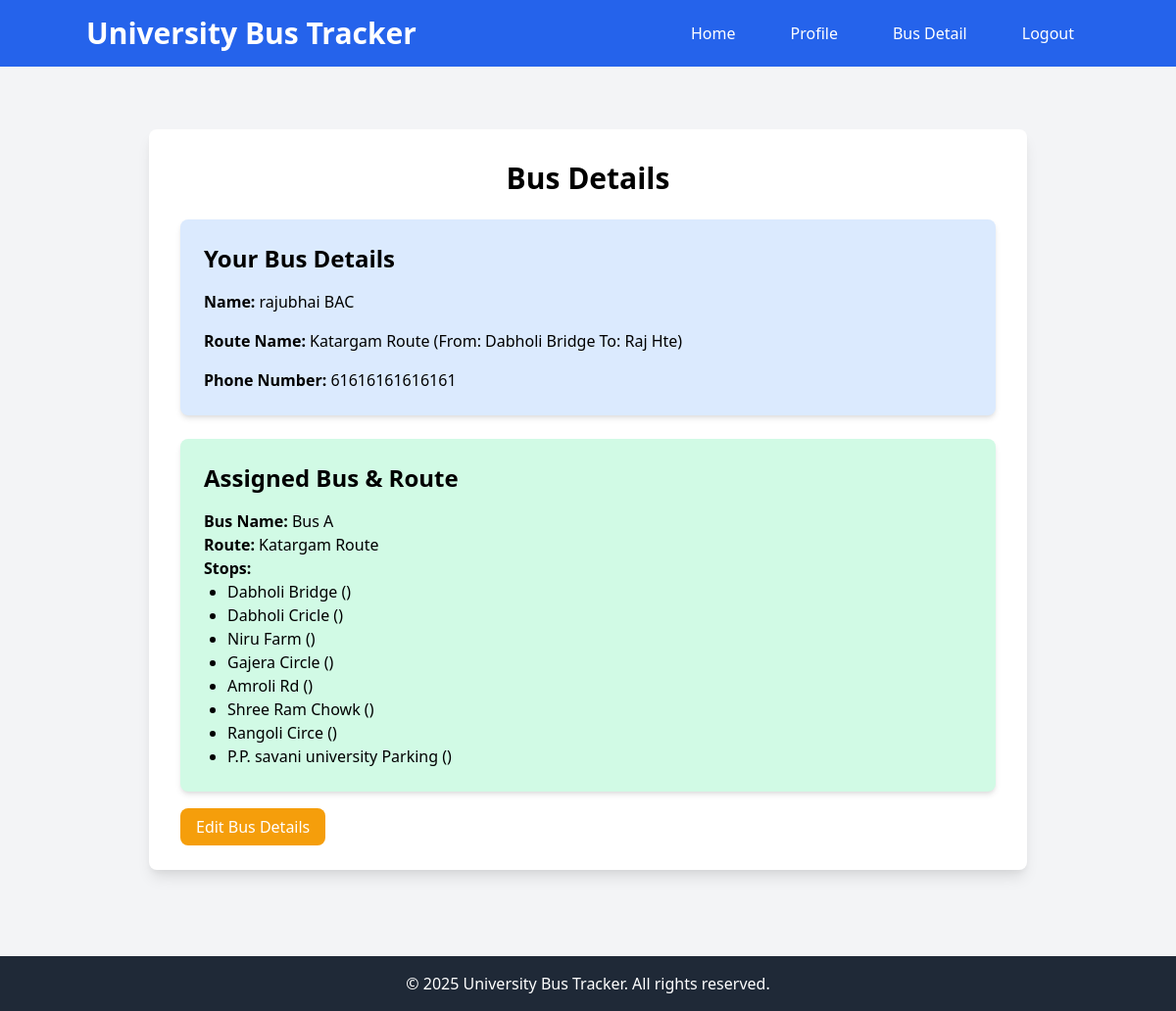
Screenshot of /student/bus_details_view/ (signed in) with the database file from the repository.
### tracker/models.py (models this page shows, shortened)
class DriverBusDetail(models.Model):
    driver = models.OneToOneField(CustomUser, on_delete=models.CASCADE, limit_choices_to={'role': 'driver'})
    route_select = models.OneToOneField(Route ,on_delete=models.CASCADE )
    phone_number = models.CharField(max_length=15, blank=True)

class Route(models.Model):
    name = models.CharField(max_length=20 , unique=True)
    start_point = models.ForeignKey(BusStops, on_delete=models.CASCADE, related_name='start_routes')
    end_point = models.ForeignKey(BusStops, on_delete=models.CASCADE, related_name='end_routes')
    bus_stops = models.ManyToManyField(BusStops, related_name='routes')
    def __str__(self):
        return f"{self.name} (From: {self.start_point.name} To: {self.end_point.name})"

class BusStops(models.Model):
    name = models.CharField(max_length=50)
    latitude = models.DecimalField(max_digits=10 , decimal_places=6)
    longitude = models.DecimalField(max_digits=10 , decimal_places=6)

class BusAssignment(models.Model):
    students = models.ManyToManyField(CustomUser, related_name='bus_assignments', limit_choices_to={'role': 'student'})
    bus = models.ForeignKey(Bus, on_delete=models.CASCADE, related_name='students')
    route = models.ForeignKey(Route, on_delete=models.CASCADE, related_name='students')
    bus_stops = models.ManyToManyField(BusStops, related_name='assigned_stops')
    driver = models.ForeignKey(CustomUser, on_delete=models.CASCADE, related_name='assigned_buses',null=True, blank=True ,limit_choices_to={'role': 'driver'})

class Bus(models.Model):
    name = models.CharField(max_length=15,unique=True)
    number_plate = models.CharField(max_length=5, unique=True)
    route = models.ForeignKey(Route, on_delete=models.CASCADE, related_name='buses')
    start_point = models.ForeignKey(BusStops, on_delete=models.CASCADE, related_name='start_bus')
    end_point = models.ForeignKey(BusStops, on_delete=models.CASCADE, related_name='end_bus')
    latitude = models.DecimalField(max_digits=10,decimal_places=6)  # Current latitude
    longitude = models.DecimalField(max_digits=10,decimal_places=6)  #Current longitude

### control/models.py (models this page shows)
class CustomUser(AbstractUser):
    role = models.CharField(max_length=20, choices=[
        ('student', 'Student'),
        ('driver', 'Driver'),
    ])
    full_name= models.CharField(max_length=30, blank=True)
    def __str__(self):
        return self.full_name

### student/views.py (the view)
# urls.py: path('bus_details_view/', views.bus_detail_view, name='bus_detail_view'),
@login_required
def bus_detail_view(request):
    if request.user.role == 'student':
        try:
            bus_assignment = BusAssignment.objects.filter(students=request.user).first()
        except BusAssignment.DoesNotExist:
            bus_assignment = None
        try:
            bus_detail = StudentBusDetail.objects.get(student_name=request.user)
        except StudentBusDetail.DoesNotExist:
            bus_detail = None
        if request.method == 'POST':
            form = StudentBusDetailForm(request.POST, instance=bus_detail)
            if form.is_valid():
                bus_detail = form.save()
                return redirect('student:bus_detail_view')
        else:
            form = StudentBusDetailForm(instance=bus_detail)
        return render(request, 'student/bus_detail_view.html', {
            'form': form,
            'bus_detail': bus_detail,
            'bus_assignment': bus_assignment,
            'filled': bus_detail is not None or bus_assignment is not None,
        })
    elif request.user.role == 'driver':
        try:
            bus_assignment = BusAssignment.objects.get(driver=request.user)
        except BusAssignment.DoesNotExist:
            bus_assignment = None
        try:
            bus_detail = DriverBusDetail.objects.get(driver=request.user)
        except DriverBusDetail.DoesNotExist:
            bus_detail = None
        if request.method == 'POST':
            form = DriverBusDetailForm(request.POST, instance=bus_detail)
            if form.is_valid():
                bus_detail = form.save()
                return redirect('student:bus_detail_view')
        else:
            form = DriverBusDetailForm(instance=bus_detail)
        print(f"DEBUG: request.user = {request.user} ({type(request.user)})")
        return render(request, 'driver/driver_bus_detail.html', {
            'form': form,
            'bus_detail': bus_detail,
            'bus_assignment': bus_assignment,
            'filled': bus_detail is not None or bus_assignment is not None,
        })

### student/templates/driver/driver_bus_detail.html (shortened to what this page needs)
{% extends 'base.html' %}
{% block content %}
<div class="container mx-auto py-10">
    <div class="max-w-4xl mx-auto bg-white shadow-lg rounded-lg p-8">
        <h2 class="text-3xl font-bold mb-6 text-center">Bus Details</h2>
        {% if filled %}
            <div class="bg-blue-100 p-6 rounded-lg shadow-md">
                <h3 class="text-2xl font-semibold mb-4">Your Bus Details</h3>
                {% if bus_detail %}
                    <div class="space-y-4">
                        <p><strong>Name:</strong> {{ bus_detail.driver }}</p>
                        <p><strong>Route Name:</strong> {{ bus_detail.route_select }}</p>
                        <p><strong>Phone Number:</strong> {{ bus_detail.phone_number }}</p>
                    </div>
                {% else %}
                    <p class="text-yellow-500">You haven’t added your personal bus details yet.</p>
                {% endif %}
            </div>
            <div class="bg-green-100 p-6 rounded-lg shadow-md mt-6">
                <h3 class="text-2xl font-semibold mb-4">Assigned Bus & Route</h3>
                {% if bus_assignment %}
                    <p><strong>Bus Name:</strong> {{ bus_assignment.bus.name }}</p>
                    <p><strong>Route:</strong> {{ bus_assignment.route.name }}</p>
                    <p><strong>Stops:</strong></p>
                    <ul class="list-disc ml-6">
                        {% for stop in bus_assignment.bus_stops.all %}
                            <li>{{ stop.name }} ({{ stop.location }})</li>
                        {% endfor %}
                    </ul>
                {% else %}
                    <p class="text-yellow-500">Wait for the admin to assign your bus and route.</p>
                {% endif %}
            </div>
            <form method="post" class="mt-6">
                <a href="{% url 'student:edit_driver_bus_detail' %}" class="bg-yellow-500 text-white py-2 px-4 rounded-lg hover:bg-yellow-600">
                    Edit Bus Details
                </a>
            </form>
        {% endif %}
    </div>
</div>
{% endblock %}

### templates/base.html (shortened to what this page needs)
<!DOCTYPE html>
<html lang="en">
<head>
    <link rel="stylesheet" href="https://cdn.jsdelivr.net/npm/tailwindcss@2.2.19/dist/tailwind.min.css">
    <link rel="stylesheet" href="https://unpkg.com/leaflet@1.7.1/dist/leaflet.css" />
</head>
<body class="bg-gray-100">
<header class="bg-blue-600 text-white p-4">
    <div class="container mx-auto flex justify-between items-center">
        <h1 class="text-3xl font-bold">University Bus Tracker</h1>
        <nav class="flex items-center space-x-6">
            {% if user.is_authenticated %}
                <a href="{% url 'student:home' %}" class="px-4">Home</a>
                {% if user.role == 'student' %}
                    <a href="{% url 'student:student_profile' %}" class="px-4">Profile</a>
                {% elif user.role == 'driver' %}
                    <a href="{% url 'student:driver_profile' %}" class="px-4">Profile</a>
                {% endif %}
                <a href="{% url 'student:bus_detail_view' %}" class="px-4">Bus Detail</a>
                <a href="{% url 'control:logout' %}" class="px-4">Logout</a>
            {% else %}
                <a href="{% url 'control:signup' %}" class="px-4">Signup</a>
                <a href="{% url 'control:login' %}" class="px-4">Login</a>
            {% endif %}
        </nav>
    </div>
</header>
<div class="container mx-auto p-6">
    {% block content %}
    {% endblock %}
</div>
<footer class="bg-gray-800 text-white text-center p-4 mt-6">
    <p>&copy; 2025 University Bus Tracker. All rights reserved.</p>
</footer>
</body>
</html>

### rows the page displays
DriverBusDetail: driver "rajubhai BAC", route_select "Katargam Route (From: Dabholi Bridge To: Raj Hte)", phone_number "61616161616161"
BusAssignment: bus.name "Bus A", route.name "Katargam Route"
BusStops: name "Dabholi Bridge"
BusStops: name "Dabholi Cricle"
BusStops: name "Niru Farm"
BusStops: name "Gajera Circle"
BusStops: name "Amroli Rd"
BusStops: name "Shree Ram Chowk"
BusStops: name "Rangoli Circe"
BusStops: name "P.P. savani university Parking"
